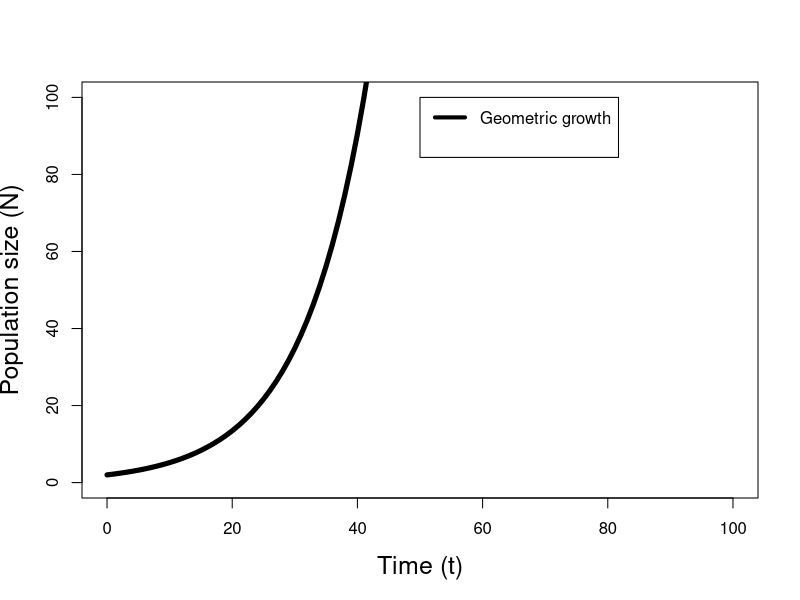
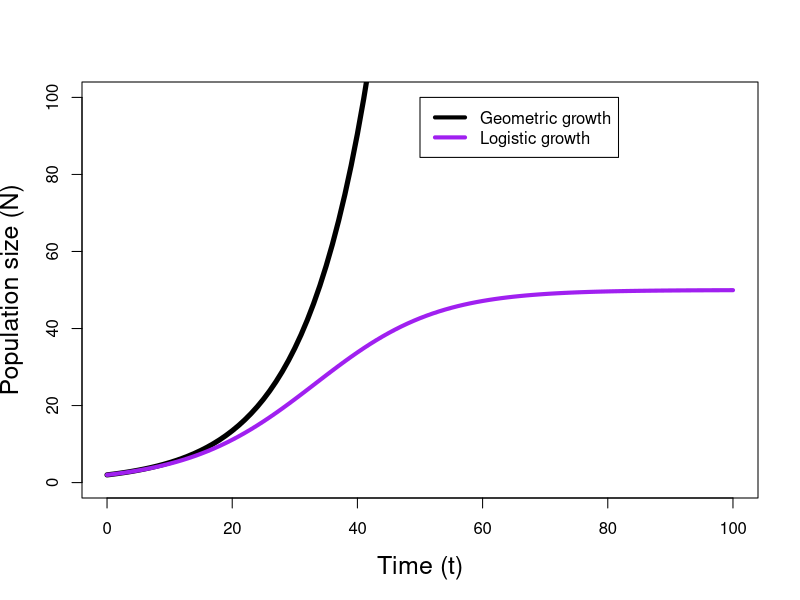

Source code (R) for these figures, in order:
## ---- chunk 1
#| label: geomVlogistic
Time <- 0:100
T <- length(Time)
rmax <- 0.1
K <- 50
Ng <- Nl <- rep(0, T)
Ng[1] <- Nl[1] <- 2
for(t in 2:T) {
    Ng[t] <- Ng[t-1] + Ng[t-1]*rmax
    Nl[t] <- Nl[t-1] + Nl[t-1]*rmax*(1 - Nl[t-1]/K)
}
## ---- chunk 2
#| label: geom
#| include: false
plot(Time, Ng, lwd=5, type="l", ylim=c(0, 100), cex.lab=1.5,
     xlab="Time (t)", ylab="Population size (N)")
legend(50, 100, c("Geometric growth", ""), lty=1, col=c("black", NA), lwd=4)
## ---- chunk 3
#| label: geom-logistic
#| include: false
plot(Time, Ng, lwd=5, type="l", ylim=c(0, 100), cex.lab=1.5,
     xlab="Time (t)", ylab="Population size (N)")
lines(Time, Nl, lwd=4, col="purple")
legend(50, 100, c("Geometric growth", "Logistic growth"), lty=1,
       col=c("black","purple"), lwd=4)
